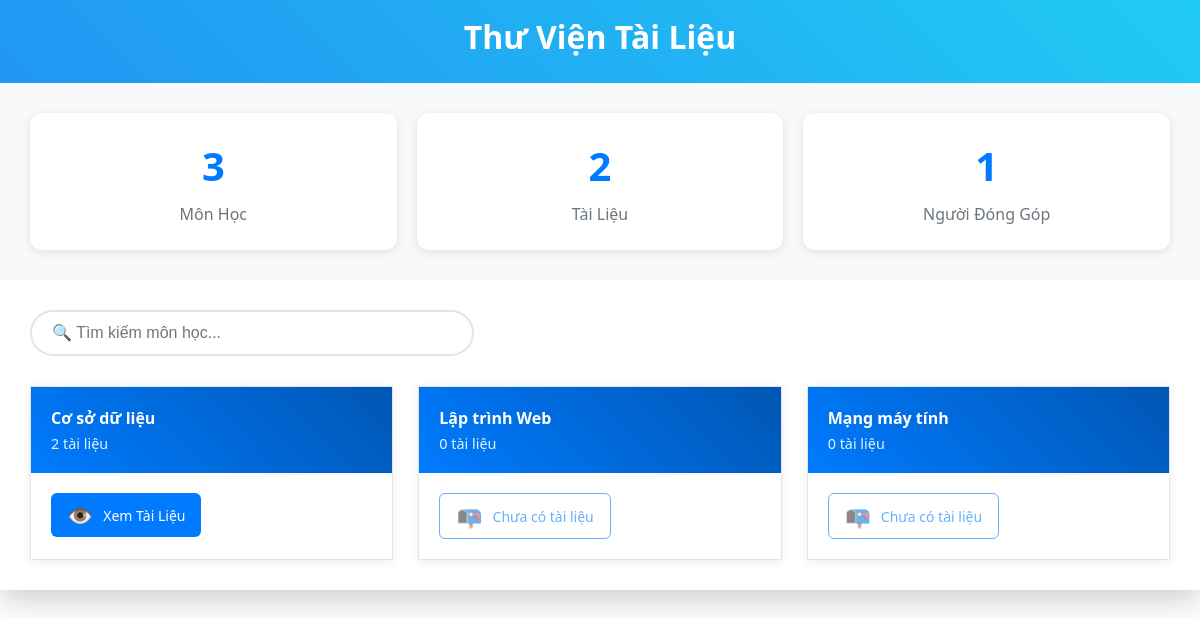
Screenshot of /danhSachMon.php with the database file from the repository.
### tables this page shows
CREATE TABLE `mon_hoc` (
  `id` int NOT NULL AUTO_INCREMENT,
  `ten_mon` varchar(100) NOT NULL,
  `mo_ta` text,
  PRIMARY KEY (`id`)
);

### ketNoiDB.php (called while the page is built, shortened)
<?php
function lam_sach_chuoi($chuoi) {
    return htmlspecialchars(trim($chuoi), ENT_QUOTES, 'UTF-8');
}
?>

### danhSachMon.php (the view, shortened to what this page needs)
<?php
include 'ketNoiDB.php';
try {
    $sql = "SELECT mh.*, COUNT(bcs.id) as so_luong_tai_lieu
            FROM mon_hoc mh
            LEFT JOIN bai_chia_se bcs ON mh.id = bcs.id_mon_hoc AND bcs.loai = 'tai_lieu'
            GROUP BY mh.id, mh.ten_mon, mh.mo_ta
            ORDER BY mh.ten_mon";
    $stmt = $pdo->query($sql);
    $danh_sach_mon_hoc = $stmt->fetchAll();
} catch (PDOException $e) {
    $danh_sach_mon_hoc = array();
    $loi = "Không thể tải danh sách môn học: " . $e->getMessage();
}
try {
    $sql_thong_ke = "SELECT
                        COUNT(DISTINCT mh.id) as tong_mon_hoc,
                        COUNT(bcs.id) as tong_tai_lieu,
                        COUNT(DISTINCT bcs.id_nguoi_dung) as tong_nguoi_dung
                     FROM mon_hoc mh
                     LEFT JOIN bai_chia_se bcs ON mh.id = bcs.id_mon_hoc AND bcs.loai = 'tai_lieu'";
    $stmt_thong_ke = $pdo->query($sql_thong_ke);
    $thong_ke = $stmt_thong_ke->fetch();
} catch (PDOException $e) {
    $thong_ke = array('tong_mon_hoc' => 0, 'tong_tai_lieu' => 0, 'tong_nguoi_dung' => 0);
}
?>
<!DOCTYPE html>
<html lang="vi">
<head>
</head>
<body>
    <div class="container">
        <div class="header">
            <h2>Thư Viện Tài Liệu</h2>
        </div>
        <div class="stats-container">
            <div class="stat-card">
                <div class="stat-number"><?php echo number_format($thong_ke['tong_mon_hoc']); ?></div>
                <div class="stat-label">Môn Học</div>
            </div>
            <div class="stat-card">
                <div class="stat-number"><?php echo number_format($thong_ke['tong_tai_lieu']); ?></div>
                <div class="stat-label">Tài Liệu</div>
            </div>
            <div class="stat-card">
                <div class="stat-number"><?php echo number_format($thong_ke['tong_nguoi_dung']); ?></div>
                <div class="stat-label">Người Đóng Góp</div>
            </div>
        </div>
        <div class="content">
            <div class="search-container">
                <input type="text"
                       class="search-box"
                       id="search-input"
                       placeholder="🔍 Tìm kiếm môn học..."
                       onkeyup="tim_kiem_mon_hoc()">
            </div>
            <?php if (empty($danh_sach_mon_hoc)): ?>
                <div class="empty-state">
                    <h3>📚 Chưa có môn học nào</h3>
                    <p>Hệ thống chưa có môn học nào được thêm vào.</p>
                    <a href="dangTaiTaiLieu.php" class="btn btn-primary">
                        <span class="icon">➕</span> Upload Tài Liệu Đầu Tiên
                    </a>
                </div>
            <?php else: ?>
                <div class="mon-hoc-grid" id="mon-hoc-container">
                    <?php foreach ($danh_sach_mon_hoc as $mon_hoc): ?>
                        <div class="mon-hoc-card" data-ten-mon="<?php echo strtolower(lam_sach_chuoi($mon_hoc['ten_mon'])); ?>">
                            <div class="mon-hoc-header">
                                <div class="mon-hoc-title">
                                    <?php echo lam_sach_chuoi($mon_hoc['ten_mon']); ?>
                                </div>
                                <div class="mon-hoc-count">
                                    <?php echo $mon_hoc['so_luong_tai_lieu']; ?> tài liệu
                                </div>
                            </div>
                            <div class="mon-hoc-body">
                                <div class="mon-hoc-actions">
                                    <?php if ($mon_hoc['so_luong_tai_lieu'] > 0): ?>
                                        <a href="taiLieuMon.php?id_mon_hoc=<?php echo $mon_hoc['id']; ?>"
                                           class="btn btn-primary">
                                            <span class="icon">👁️</span> Xem Tài Liệu
                                        </a>
                                    <?php else: ?>
                                        <span class="btn btn-outline" style="cursor: not-allowed; opacity: 0.6;">
                                            <span class="icon">📭</span> Chưa có tài liệu
                                        </span>
                                    <?php endif; ?>
                                </div>
                            </div>
                        </div>
                    <?php endforeach; ?>
                </div>
            <?php endif; ?>
        </div>
    </div>
</body>
</html>

### danhSachMon.php (style rules this page uses)
* { margin: 0; padding: 0; }
body { font-family: 'Segoe UI', Tahoma, Geneva, Verdana, sans-serif; }
.container { margin: 0 auto; background: white; box-shadow: 0 10px 30px rgba(0,0,0,0.2); overflow: hidden; }
.header { background: linear-gradient(45deg, #2196F3, #21CBF3); color: white; padding: 15px; text-align: center; }
.header h2 { font-size: 2em; margin-bottom: 10px; }
.stats-container { display: grid; grid-template-columns: repeat(auto-fit, minmax(200px, 1fr)); gap: 20px; padding: 30px; background: #f8f9fa; }
.stat-card { background: white; padding: 25px; border-radius: 12px; text-align: center; box-shadow: 0 2px 10px rgba(0,0,0,0.1); }
.stat-number { font-size: 2.5em; font-weight: bold; color: #007bff; margin-bottom: 10px; }
.stat-label { color: #6c757d; font-weight: 500; }
.content { padding: 30px; }
.search-container { margin-bottom: 30px; }
.search-box { width: 100%; max-width: 400px; padding: 12px 20px; border: 2px solid #e1e5e9; border-radius: 25px; font-size: 16px; transition: all 0.3s; }
.mon-hoc-grid { display: grid; grid-template-columns: repeat(auto-fill, minmax(300px, 1fr)); gap: 25px; margin-top: 20px; }
.mon-hoc-card { background: white; border: 1px solid #e1e5e9; overflow: hidden; box-shadow: 0 2px 10px rgba(0,0,0,0.08); cursor: pointer; }
.mon-hoc-header { background: linear-gradient(45deg, #007bff, #0056b3); color: white; padding: 20px; overflow: hidden; }
.mon-hoc-title { font-size: 1em; font-weight: 600; margin-bottom: 5px; position: relative; z-index: 1; }
.mon-hoc-count { font-size: 0.9em; opacity: 0.9; position: relative; z-index: 1; }
.mon-hoc-body { padding: 20px; }
.mon-hoc-actions { display: flex; gap: 10px; }
.btn { padding: 8px 16px; border: none; border-radius: 6px; text-decoration: none; font-size: 14px; font-weight: 500; transition: all 0.3s; cursor: pointer; display: inline-flex; align-items: center; gap: 5px; }
.btn-primary { background: #007bff; color: white; }
.btn-outline { background: transparent; color: #007bff; border: 1px solid #007bff; }
.icon { font-size: 1.5em; margin-right: 5px; }

### rows the page displays
mon_hoc: ten_mon "Cơ sở dữ liệu", so_luong_tai_lieu "2"
mon_hoc: ten_mon "Lập trình Web", so_luong_tai_lieu "0", shows "Chưa có tài liệu"
mon_hoc: ten_mon "Mạng máy tính", so_luong_tai_lieu "0", shows "Chưa có tài liệu"

### other values shown
$thong_ke['tong_mon_hoc'] "3"
$thong_ke['tong_tai_lieu'] "2"
$thong_ke['tong_nguoi_dung'] "1"
